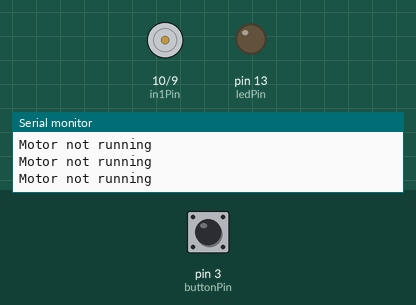
Simulated run of this sketch. Board: Arduino Uno, built with avr-gcc and run on an emulated ATmega328P. Shown: motor-driver pin pairs drawn as motors (green arrow = first pin HIGH = forward, orange = second pin HIGH = backward, longer = more drive, scaled by the enable pin), output pins drawn as LEDs (lit = HIGH), the last lines printed to the serial monitor. Dashed ring = blinking. The test bench sets the inputs (shaded band); at power-on: pin 3 (buttonPin) HIGH.

Above: at 1.2 s.
1.3 s: pin 3 (buttonPin) pulled LOW for 0.15 s
At 1.4 s:
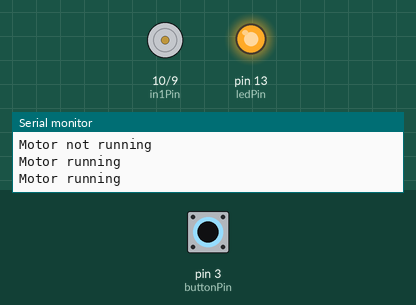
2.9 s: pin 3 (buttonPin) pulled LOW for 1 s
At 4.8 s:
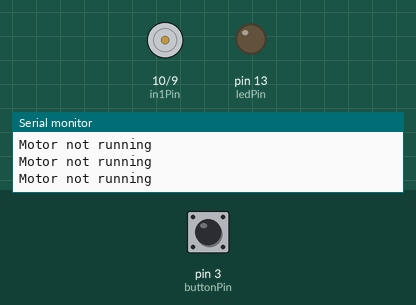
6.9 s: pin 3 (buttonPin) pulsed LOW 2 times (0.12 s each, 0.3 s apart)
At 7.13 s:
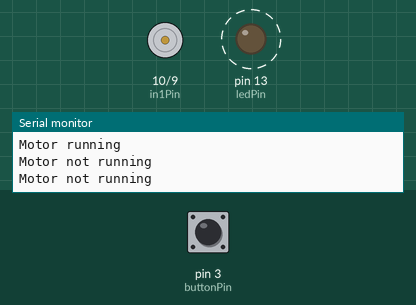
10.5 s: pin 3 (buttonPin) driven LOW
At 11.3 s:
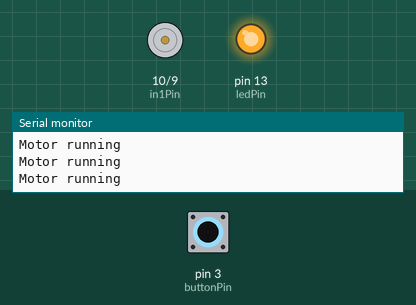
13.5 s: pin 3 (buttonPin) driven HIGH
At 14.8 s:
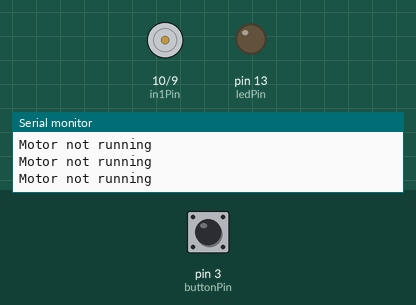
Timing chart, 0 to 16.0 s (numbered marks = the images above; inputs shaded):
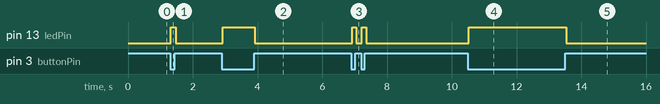

The sketch:

freenove_dc_motor_l293d.ino
```cpp
int in1Pin = 10;//Define L293D channel 1 pin
int in2Pin = 9;//Define L293D channel 2 pin
int enable1Pin = 11;//Define L293D enable 1 pin
int buttonPin = 3;
int ledPin = 13;
boolean rotation; //Define a variable to save the motor's rotation, true and false are represented by rotating or not rotating
int rotationSpeed = 255; //Define a variable to set the motor rotation speed to 255

void setup() {
  // put your setup code here, to run once:
  //Initialize the pins into an output mode
pinMode (in1Pin, OUTPUT);
pinMode (in2Pin, OUTPUT);
pinMode (enable1Pin, OUTPUT);
pinMode (ledPin, OUTPUT); //declare LED as output
pinMode (buttonPin, INPUT); //declare button as input
Serial.begin(9600);
}

void loop() {
  // put your main code here, to run repeatedly:

if(digitalRead(buttonPin)== LOW){ //LOW indicates that the button is pressed
  delay(10);
  Serial.println("Motor running");
  digitalWrite(ledPin, HIGH);
  runMotor(rotation, rotationSpeed);
}
else if(digitalRead(buttonPin)==HIGH){
  delay(10);
  Serial.println("Motor not running");
  digitalWrite(ledPin, LOW);
  stopMotor(rotation, rotationSpeed);
}
}

void runMotor(boolean rotation, int spd){
  if(rotation = true){
    digitalWrite(in1Pin, HIGH);
    digitalWrite(in2Pin, LOW);
  }
}

void stopMotor(boolean rotation, int spd){
  if(rotation = false){
    digitalWrite(in1Pin, LOW);
    digitalWrite(in2Pin, LOW);
  }
}
```

Measured:
- after the input at 1.3 s, pin 13 (ledPin): LOW → HIGH at once, → LOW 0.16 s later
- after the input at 2.9 s, pin 13 (ledPin): LOW → HIGH at once, → LOW 1.0 s later
- after the input at 6.9 s, pin 13 (ledPin): alternates HIGH for 0.13 s and LOW for 0.17 s, 4 changes in all, then stays LOW, starting at once
- after the input at 10.5 s, pin 13 (ledPin): LOW → HIGH at once
- after the input at 13.5 s, pin 13 (ledPin): HIGH → LOW at once
